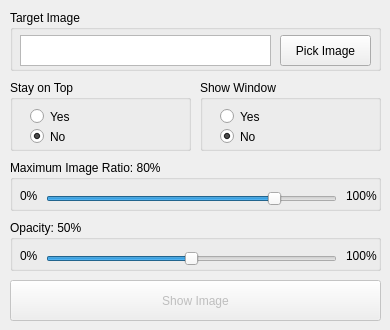
<?xml version="1.0" encoding="UTF-8"?>
<ui version="4.0">
 <class>MainWindow</class>
 <widget class="QMainWindow" name="MainWindow">
  <property name="geometry">
   <rect>
    <x>0</x>
    <y>0</y>
    <width>390</width>
    <height>330</height>
   </rect>
  </property>
  <property name="windowTitle">
   <string>Image Loader</string>
  </property>
  <widget class="QWidget" name="centralwidget">
   <widget class="QGroupBox" name="box_top">
    <property name="geometry">
     <rect>
      <x>10</x>
      <y>80</y>
      <width>181</width>
      <height>71</height>
     </rect>
    </property>
    <property name="title">
     <string>Stay on Top</string>
    </property>
    <widget class="QRadioButton" name="top_true">
     <property name="geometry">
      <rect>
       <x>20</x>
       <y>28</y>
       <width>82</width>
       <height>17</height>
      </rect>
     </property>
     <property name="text">
      <string>Yes</string>
     </property>
    </widget>
    <widget class="QRadioButton" name="top_false">
     <property name="geometry">
      <rect>
       <x>20</x>
       <y>48</y>
       <width>82</width>
       <height>17</height>
      </rect>
     </property>
     <property name="text">
      <string>No</string>
     </property>
     <property name="checked">
      <bool>true</bool>
     </property>
    </widget>
   </widget>
   <widget class="QGroupBox" name="box_target">
    <property name="geometry">
     <rect>
      <x>10</x>
      <y>10</y>
      <width>371</width>
      <height>61</height>
     </rect>
    </property>
    <property name="title">
     <string>Target Image</string>
    </property>
    <widget class="QTextBrowser" name="img_url">
     <property name="geometry">
      <rect>
       <x>10</x>
       <y>25</y>
       <width>251</width>
       <height>31</height>
      </rect>
     </property>
    </widget>
    <widget class="QPushButton" name="pick_img">
     <property name="enabled">
      <bool>true</bool>
     </property>
     <property name="geometry">
      <rect>
       <x>270</x>
       <y>25</y>
       <width>91</width>
       <height>31</height>
      </rect>
     </property>
     <property name="text">
      <string>Pick Image</string>
     </property>
    </widget>
   </widget>
   <widget class="QGroupBox" name="box_window">
    <property name="geometry">
     <rect>
      <x>200</x>
      <y>80</y>
      <width>181</width>
      <height>71</height>
     </rect>
    </property>
    <property name="title">
     <string>Show Window</string>
    </property>
    <widget class="QRadioButton" name="window_true">
     <property name="geometry">
      <rect>
       <x>20</x>
       <y>28</y>
       <width>82</width>
       <height>17</height>
      </rect>
     </property>
     <property name="text">
      <string>Yes</string>
     </property>
    </widget>
    <widget class="QRadioButton" name="window_false">
     <property name="geometry">
      <rect>
       <x>20</x>
       <y>48</y>
       <width>82</width>
       <height>17</height>
      </rect>
     </property>
     <property name="text">
      <string>No</string>
     </property>
     <property name="checked">
      <bool>true</bool>
     </property>
    </widget>
   </widget>
   <widget class="QGroupBox" name="box_opacity">
    <property name="geometry">
     <rect>
      <x>10</x>
      <y>220</y>
      <width>371</width>
      <height>51</height>
     </rect>
    </property>
    <property name="title">
     <string>Opacity: 50%</string>
    </property>
    <widget class="QSlider" name="opacity_slider">
     <property name="geometry">
      <rect>
       <x>36</x>
       <y>28</y>
       <width>291</width>
       <height>22</height>
      </rect>
     </property>
     <property name="maximum">
      <number>100</number>
     </property>
     <property name="value">
      <number>50</number>
     </property>
     <property name="orientation">
      <enum>Qt::Horizontal</enum>
     </property>
    </widget>
    <widget class="QLabel" name="label_low">
     <property name="geometry">
      <rect>
       <x>10</x>
       <y>28</y>
       <width>31</width>
       <height>16</height>
      </rect>
     </property>
     <property name="text">
      <string>0%</string>
     </property>
    </widget>
    <widget class="QLabel" name="label_high">
     <property name="geometry">
      <rect>
       <x>336</x>
       <y>28</y>
       <width>31</width>
       <height>16</height>
      </rect>
     </property>
     <property name="text">
      <string>100%</string>
     </property>
    </widget>
   </widget>
   <widget class="QPushButton" name="show_img">
    <property name="enabled">
     <bool>false</bool>
    </property>
    <property name="geometry">
     <rect>
      <x>10</x>
      <y>280</y>
      <width>371</width>
      <height>41</height>
     </rect>
    </property>
    <property name="text">
     <string>Show Image</string>
    </property>
   </widget>
   <widget class="QGroupBox" name="box_ratio">
    <property name="geometry">
     <rect>
      <x>10</x>
      <y>160</y>
      <width>371</width>
      <height>51</height>
     </rect>
    </property>
    <property name="title">
     <string>Maximum Image Ratio: 80%</string>
    </property>
    <widget class="QSlider" name="ratio_slider">
     <property name="geometry">
      <rect>
       <x>36</x>
       <y>28</y>
       <width>291</width>
       <height>22</height>
      </rect>
     </property>
     <property name="maximum">
      <number>100</number>
     </property>
     <property name="value">
      <number>80</number>
     </property>
     <property name="orientation">
      <enum>Qt::Horizontal</enum>
     </property>
    </widget>
    <widget class="QLabel" name="label_low_2">
     <property name="geometry">
      <rect>
       <x>10</x>
       <y>28</y>
       <width>31</width>
       <height>16</height>
      </rect>
     </property>
     <property name="text">
      <string>0%</string>
     </property>
    </widget>
    <widget class="QLabel" name="label_high_2">
     <property name="geometry">
      <rect>
       <x>336</x>
       <y>28</y>
       <width>31</width>
       <height>16</height>
      </rect>
     </property>
     <property name="text">
      <string>100%</string>
     </property>
    </widget>
   </widget>
  </widget>
 </widget>
 <resources/>
 <connections/>
</ui>
